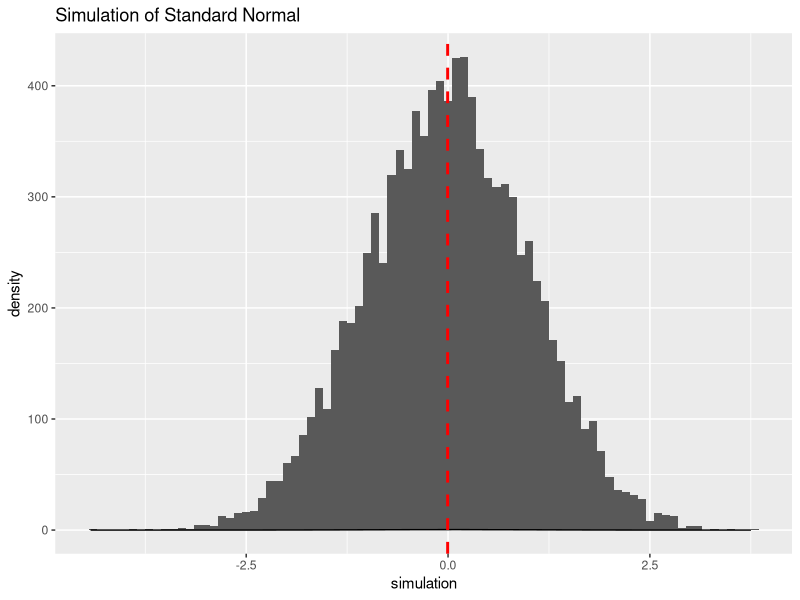
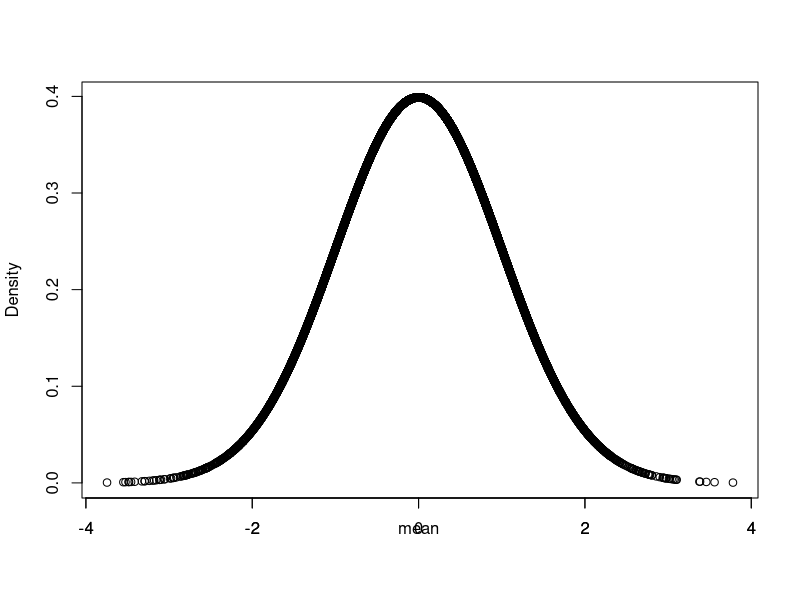
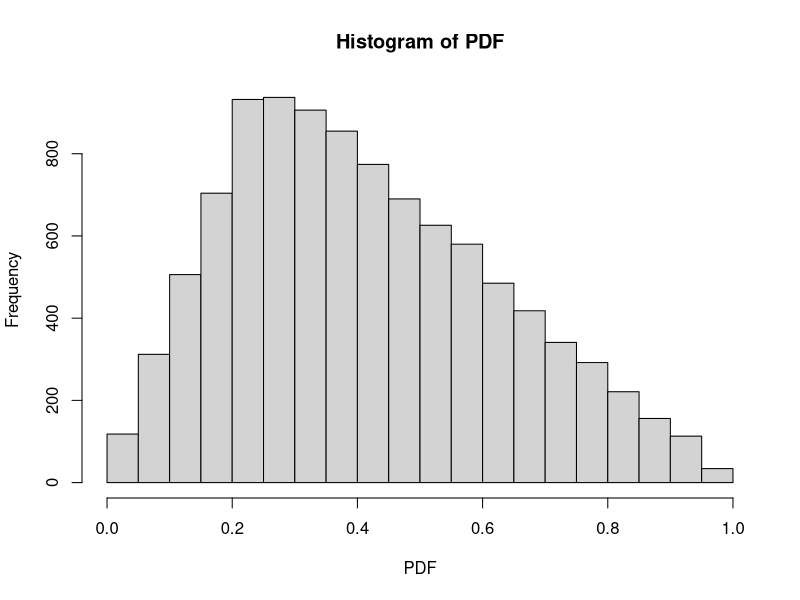
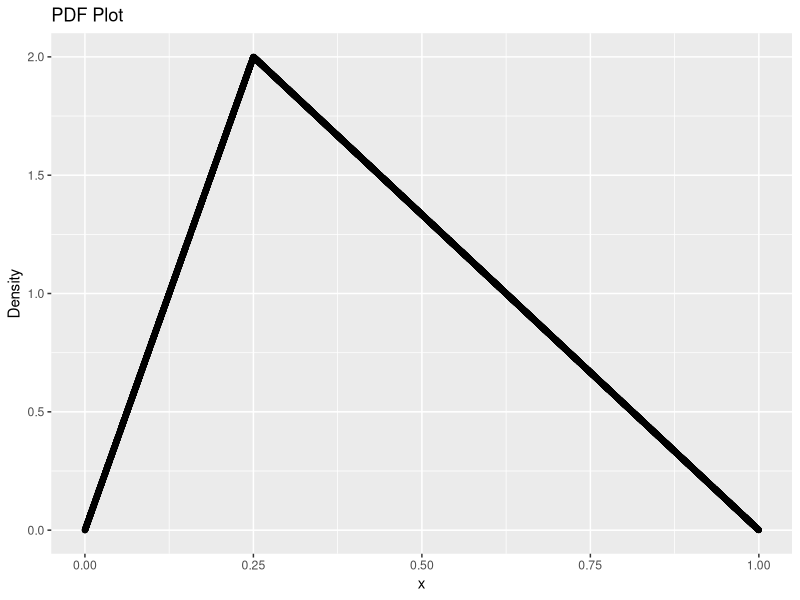

R code for these plots, in order:
## ---- chunk 1
'Function generates n random samples from standard normal using inverse CDF method'

sampler <- function(n){ # n is the number of random variables
  uniform_sample <- runif(n, min = 0, max = 1)
  inversed <- qnorm(uniform_sample, 0, 1)
}

## ---- chunk 2
simulation <- sampler(10000)
## ---- chunk 3
library(ggplot2)
df = data.frame()
p <-  ggplot(df, aes(x=simulation)) + 
        geom_histogram(binwidth = 0.1)

p + geom_density(color = 'black') +
    geom_vline(aes(xintercept = mean(simulation)),
               color = 'red', 
               linetype = 'dashed',
               size = 1) +
    ggtitle('Simulation of Standard Normal')
  
## ---- chunk 4
# Prepare x's and y's
direct_x <- rnorm(10000, 0, 1)
direct_y <- dnorm(direct_x)

# Plot PDF
plot(direct_x,direct_y, xlab='', ylab='Density')
axis(1, at = c(-4, -2, 0, 2, 4),
     labels = c('-4', '-2', 'mean', '2', '4'))
## ---- chunk 5
inv_triangular <- function(n){
  # Sample n random variables from uniform(0,1)
  uniform_sample <- runif(n) 

  # Divide random samples by corresponding support of inverse PDF
  inv1 <- uniform_sample[uniform_sample < 0.25]
  inv2 <- uniform_sample[uniform_sample >= 0.25]
  
  # Calculate using corresponding inverse function
  u1 <- c(1/2 * sqrt(inv1))
  u2 <- 1/2 * (2 - sqrt(3 - 3*inv2))
  
  # Bind the simulated data together and ready to plot
  PDF <- append(u1,u2)
  
  hist(PDF)
}

inv_triangular(10000)
## ---- chunk 6
# Sample random variables from uniform(0, 1)
s <- data.frame(runif(10000)) 

# Rename the column for plotting and compute corresponding pdf values
names(s)[1] <- 'x'
s['pdf'] <- ifelse(s['x'] < 0.25, 8 * s[,'x'], 8/3 - 8/3 * s[,'x'])

# Plot
ggplot(s, aes(x = x, y = pdf)) +
  geom_point() +
  ylab('Density') +
  ggtitle('PDF Plot')
